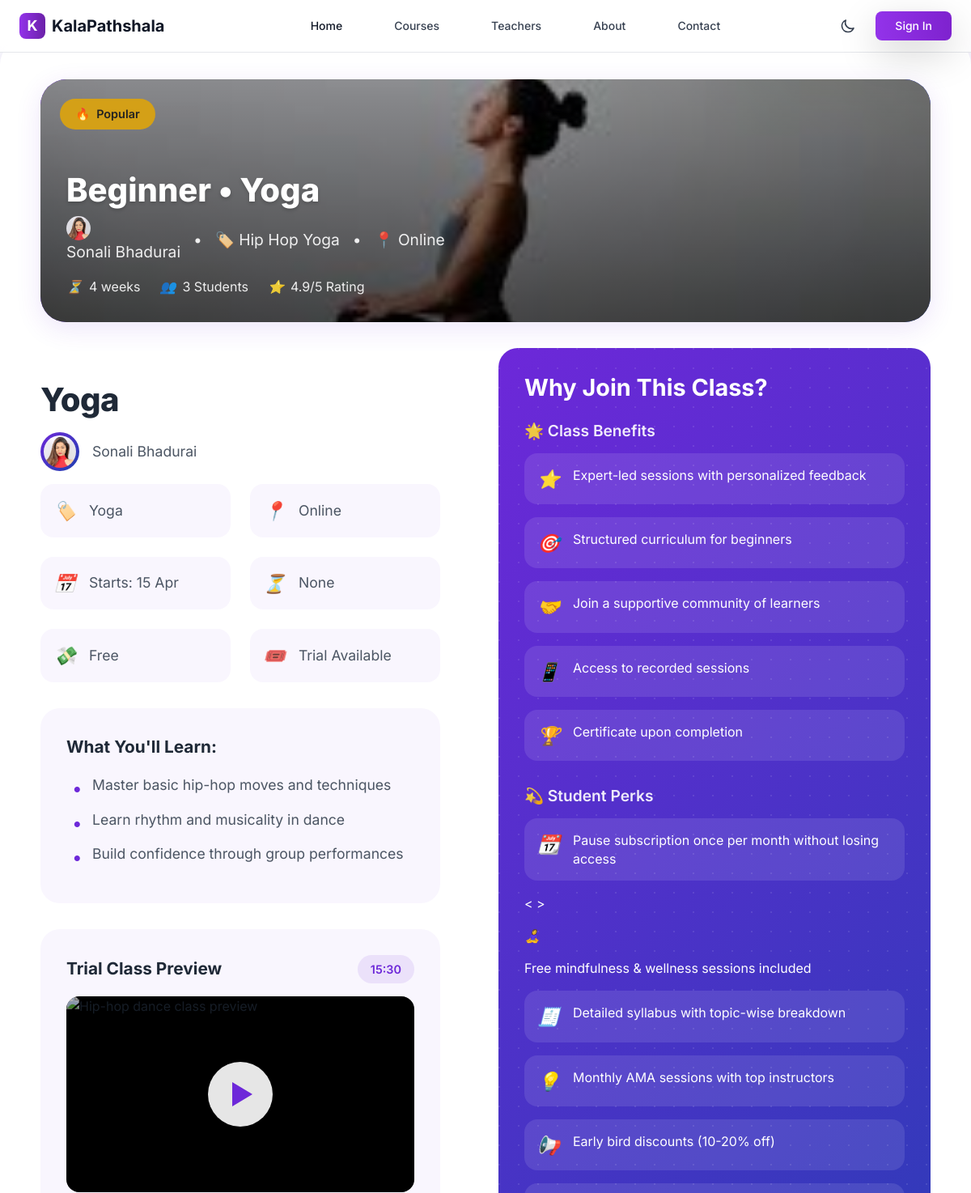
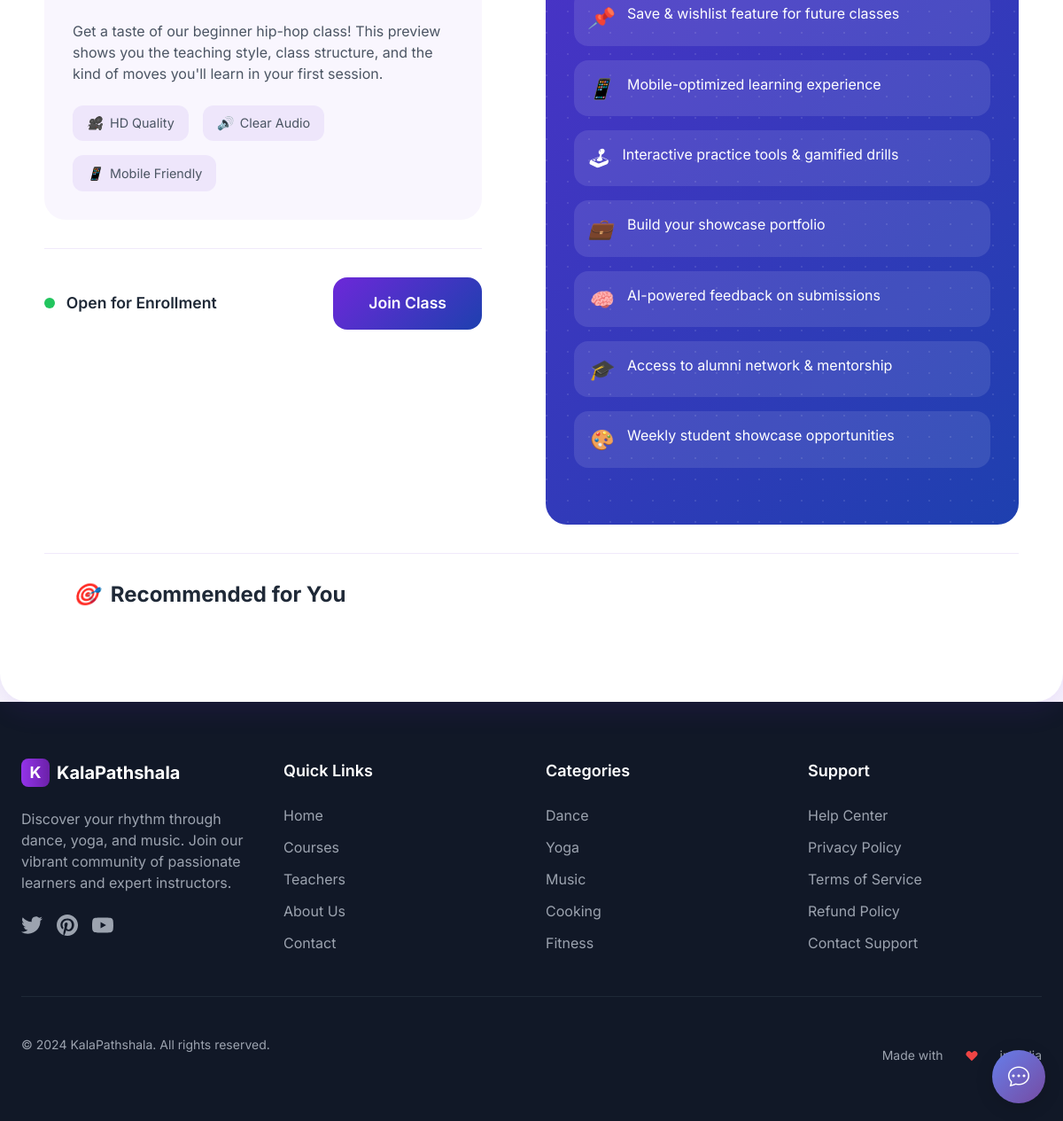
The page /courses/yoga/ on the database its author committed (2 pictures, top to bottom).
### course/models.py (models this page shows, shortened)
class Course(models.Model):
    level_choice = (('Beginner','Beginner'),('Intermediate','Intermediate'),('Advance','Advance'))
    teacher = models.ForeignKey('account.Teacher', on_delete=models.CASCADE, related_name='courses')
    title = models.CharField(max_length=100)
    slug = models.SlugField(unique=True, null=True, blank=True)
    uid = models.UUIDField(default=uuid.uuid4, editable=False, unique=True)
    description = models.TextField()
    image = models.ImageField(upload_to='courses/')
    category = models.ForeignKey(CourseCategory, on_delete=models.CASCADE, related_name='courses')
    subcategory = models.ForeignKey(CourseSubCategory, on_delete=models.CASCADE, default='Beginner',related_name='courses')
    level = models.CharField(max_length=20, choices=level_choice, null=True, blank=True)
    duration = models.CharField(max_length=30, null=True, blank=True)
    price = models.DecimalField(max_digits=10, decimal_places=2, default=0.00)
    discount_price = models.DecimalField(max_digits=10, decimal_places=2, default=0.00)
    is_active = models.BooleanField(default=True)
    is_free = models.BooleanField(default=False)
    created_at = models.DateTimeField(auto_now_add=True)
    updated_at = models.DateTimeField(auto_now=True)

class CourseSubCategory(models.Model):
    uid = models.UUIDField(default=uuid.uuid4, editable=False, unique=True)
    category = models.ForeignKey(CourseCategory, on_delete=models.CASCADE, related_name='subcategories')
    name = models.CharField(max_length=100)
    slug = models.SlugField(unique=True, null=True, blank=True)
    description = models.TextField(null=True, blank=True)
    image = models.ImageField(upload_to='course_subcategories/', null=True, blank=True)
    created_at = models.DateTimeField(auto_now_add=True)
    updated_at = models.DateTimeField(auto_now=True)

class CourseCategory(models.Model):
    uid = models.UUIDField(default=uuid.uuid4, editable=False, unique=True)
    name = models.CharField(max_length=100)
    image = models.ImageField(upload_to='course_categories/')
    slug = models.SlugField(unique=True, null=True, blank=True)
    description = models.TextField(null=True, blank=True)
    created_at = models.DateTimeField(auto_now_add=True)
    updated_at = models.DateTimeField(auto_now=True)

class Enrollment(models.Model):
    uid = models.UUIDField(default=uuid.uuid4, editable=False, unique=True)
    student = models.ForeignKey('account.Student', on_delete=models.CASCADE, related_name='enrollments')
    course = models.ForeignKey(Course, on_delete=models.CASCADE, related_name='enrollments')
    enrolled_at = models.DateTimeField(auto_now_add=True)

### account/models.py (models this page shows, shortened)
class Teacher(models.Model):
    uid = models.UUIDField(default=uuid.uuid4, editable=False)
    user = models.OneToOneField(User, on_delete=models.CASCADE, related_name='teacher')
    full_name = models.CharField(max_length=100)
    bio = models.TextField(null=True, blank=True)
    image = models.ImageField(upload_to='teachers/', null=True, blank=True)
    phone = models.CharField(max_length=15, null=True, blank=True)
    adhaar_number = models.CharField(max_length=12, null=True, blank=True)
    category = models.ForeignKey(CourseCategory, on_delete=models.SET_NULL, null=True,blank=True)
    subcategory = models.ForeignKey(CourseSubCategory, on_delete=models.SET_NULL, null=True,blank=True)
    website = models.URLField(null=True, blank=True)
    facebook = models.URLField(null=True, blank=True)
    twitter = models.URLField(null=True, blank=True)
    instagram = models.URLField(null=True, blank=True)
    verified = models.BooleanField(default=False)

### course/views.py (the view)
# urls.py: path('<slug>/',views.course_detail,name='course'),
def course_detail(request, slug):
    cour = get_object_or_404(models.Course, slug=slug)
    recomm = models.Course.objects.filter(category=cour.category).exclude(uid=cour.uid)[:4]
    teacher_img = cour.teacher.image.url
    print(teacher_img)
    return render(request,'class-card.html',{'course':cour,'recomms':recomm,'teacher_img':teacher_img})

### templates/class-card.html (shortened to what this page needs)
{% extends "index.html" %}
{% block content %}
{% load review_tag %}
{% load static %}
    <link rel="stylesheet" href="{% static 'styles.css' %}">
    <div class="class-card mt-5">
        <div class="class-thumbnail">
            <img src="{{course.image.url}}"
                 alt="Hip-hop dance class"
                 class="thumbnail-image">
            <div class="thumbnail-badge">
                <span>🔥</span> Popular
            </div>
            <div class="thumbnail-overlay">
                <h1 class="thumbnail-title">{{course.level}} <span>•</span> {{course.title}}</h1>
                <div class="thumbnail-subtitle">
                    <span>{% if teacher_img %}
                        <i><img style='height:30px; width:30px; border-radius:50%;' src="{{ teacher_img }}" alt=""></i>
                        {% endif %} {{course.teacher.full_name}}</span>
                    <span>•</span>
                    <span>🏷️  {{course.subcategory.name}} {{course.category.name}}</span>
                    <span>•</span>
                    <span>📍 Online</span>
                </div>
                <div class="thumbnail-stats">
                    <div class="stat-item">
                        <i>⏳</i>
                        <span>{{ course.duration|default:"4 weeks" }}</span>
                    </div>
                    <div class="stat-item">
                        <i>👥</i>
                        <span>{{ course.enrollments.all|length }} Students</span>
                    </div>
                    <div class="stat-item">
                        <i>⭐</i>
                        <span>4.9/5 Rating</span>
                    </div>
                </div>
            </div>
        </div>
        <div class="class-main">
            <div class="class-header">
                <h1 class="class-title"> {{course.title}}</h1>
                <div class="teacher-info">
                    <div class="teacher-avatar">{% if teacher_img %}
                        <i><img style='height:40px; width:40px; border-radius:50%;' src="{{ teacher_img }}" alt=""></i>
                        {% endif %}</div>
                    <span>{{course.teacher.full_name}}</span>
                </div>
            </div>
            <div class="class-details">
                <div class="detail-item">
                    <i>🏷️</i>
                    <span>{{ course.category.name }}</span>
                </div>
                <div class="detail-item">
                    <i>📍</i>
                    <span>Online</span>
                </div>
                <div class="detail-item">
                    <i>📅</i>
                    <span>Starts: 15 Apr</span>
                </div>
                <div class="detail-item">
                    <i>⏳</i>
                    <span>{{course.duration}}</span>
                </div>
                <div class="detail-item">
                    <i>💸</i>
                    <span>{% if course.is_free or not course.price %}Free{% else %}{{course.price}}{% endif %}</span>
                </div>
                <div class="detail-item">
                    <i>🎟️</i>
                    <span>Trial Available</span>
                </div>
            </div>
            <div class="class-description">
                <div class="description-title">What You'll Learn:</div>
                <ul class="description-list">
                    <li>Master basic hip-hop moves and techniques</li>
                    <li>Learn rhythm and musicality in dance</li>
                    <li>Build confidence through group performances</li>
                </ul>
            </div>
            <div class="trial-video-section">
                <div class="video-info">
                    <h3 class="video-title">Trial Class Preview</h3>
                    <span class="video-duration">15:30</span>
                </div>
                <div class="video-container">
                    <div class="video-overlay">
                        <div class="play-button">
                            <div class="play-icon"></div>
                        </div>
                    </div>
                </div>
                <p class="video-description">
                    Get a taste of our beginner hip-hop class! This preview shows you the teaching style,
                    class structure, and the kind of moves you'll learn in your first session.
                </p>
                <div class="video-features">
                    <div class="video-feature">
                        <i>🎥</i>
                        <span>HD Quality</span>
                    </div>
                    <div class="video-feature">
                        <i>🔊</i>
                        <span>Clear Audio</span>
                    </div>
                    <div class="video-feature">
                        <i>📱</i>
                        <span>Mobile Friendly</span>
                    </div>
                </div>
            </div>
            <div class="class-footer">
                <div class="enrollment-status">
                    <div class="status-dot"></div>
                    <span>Open for Enrollment</span>
                </div>
                {% if user.is_authenticated %}
                    {% if course|enrolled:user %}
                        {% if course.latest_vdo_url %}
                            <a href='{% url "redirect_continue_video" course.uid %}' class="join-button">View</a>
                        {% else %}
                            <a href='{% url "student_dashboard" %}' class="join-button">View</a>
                        {% endif %}
                    {% else %}
                        <a href='{% url "makepayment" course.uid  %}' class="join-button">Join Class</a>
                    {% endif %}
                {% else %}
                <a href='{% url "login"  %}' class="join-button">Join Class</a>
                {% endif %}
            </div>
        </div>
        <div class="class-sidebar">
            <div class="sidebar-pattern"></div>
            <div class="sidebar-content">
                <h2 class="sidebar-title">Why Join This Class?</h2>
                <div class="sidebar-section">
                    <h3 class="sidebar-section-title">🌟 Class Benefits</h3>
                    <ul class="sidebar-features">
                        <li>
                            <i>⭐</i>
                            <span>Expert-led sessions with personalized feedback</span>
                        </li>
                        <li>
                            <i>🎯</i>
                            <span>Structured curriculum for beginners</span>
                        </li>
                        <li>
                            <i>🤝</i>
                            <span>Join a supportive community of learners</span>
                        </li>
                        <li>
                            <i>📱</i>
                            <span>Access to recorded sessions</span>
                        </li>
                        <li>
                            <i>🏆</i>
                            <span>Certificate upon completion</span>
                        </li>
                    </ul>
                </div>
                <div class="sidebar-section">
                    <h3 class="sidebar-section-title">💫 Student Perks</h3>
                    <ul class="sidebar-features">
                        <li>
                            <i>📆</i>
                            <span>Pause subscription once per month without losing access</span>
                        </li>
                        <   >
                            <i>🧘‍♀️</i>
                            <span>Free mindfulness & wellness sessions included</span>
                        <li>
                            <i>🧾</i>
                            <span>Detailed syllabus with topic-wise breakdown</span>
                        </li>
                        <li>
                            <i>💡</i>
                            <span>Monthly AMA sessions with top instructors</span>
                        </li>
                        <li>
                            <i>📢</i>
                            <span>Early bird discounts (10-20% off)</span>
                        </li>
                        <li>
                            <i>📌</i>
                            <span>Save & wishlist feature for future classes</span>
                        </li>
                        <li>
                            <i>📱</i>
                            <span>Mobile-optimized learning experience</span>
                        </li>
                        <li>
                            <i>🕹</i>
                            <span>Interactive practice tools & gamified drills</span>
                        </li>
                        <li>
                            <i>💼</i>
                            <span>Build your showcase portfolio</span>
                        </li>
                        <li>
                            <i>🧠</i>
                            <span>AI-powered feedback on submissions</span>
                        </li>
                        <li>
                            <i>🎓</i>
                            <span>Access to alumni network & mentorship</span>
                        </li>
                        <li>
                            <i>🎨</i>
                            <span>Weekly student showcase opportunities</span>
                        </li>
                    </ul>
                </div>
            </div>
        </div>
        <div class="recommended-section">
            <h2 class="section-title">
                <i>🎯</i>
                Recommended for You
            </h2>
        </div>
    </div>
{% endblock content %}

### static/css/styles.css (style rules this page uses)
:root { --primary-purple: #6D28D9; --primary-blue: #1E40AF; --accent-gold: #D4A017; --text-primary: #1F2937; --text-secondary: #4B5563; --bg-primary: #F9FAFB; --bg-secondary: #F3F4F6; --glass-bg: rgba(255, 255, 255, 0.1); --glass-border: rgba(255, 255, 255, 0.2); --shadow-sm: 0 2px 4px rgba(109, 40, 217, 0.05); --shadow-md: 0 4px 6px rgba(109, 40, 217, 0.1); --shadow-lg: 0 10px 15px rgba(109, 40, 217, 0.1); --gradient-purple: linear-gradient(135deg, var(--primary-purple) 0%, var(--primary-blue) 100%); --card-bg: rgba(255, 255, 255, 0.9); --shadow-color: rgba(109, 40, 217, 0.1); }
* { margin: 0; padding: 0; box-sizing: border-box; }
html { scroll-behavior: smooth; }
body { margin: 0; padding: 0; font-family: 'Inter', sans-serif; background: linear-gradient(135deg, var(--bg-primary) 0%, rgba(109, 40, 217, 0.05) 100%); color: var(--text-primary); line-height: 1.5; transition: background-color 0.3s ease, color 0.3s ease; position: relative; overflow-x: hidden; }
.section-title { font-size: 2.5rem; color: var(--text-primary); margin-bottom: 1rem; text-align: center; position: relative; z-index: 2; }

### templates/index.html (style rules this page uses)
:root { --violet: #6D29B3; --peach: #FFD6AB; --off-white: #FAF6F3; --charcoal: #22212C; --gold: #FFD700; --violet-light: #8B5FBF; --violet-dark: #4A1A66; --peach-light: #FFE4C4; --charcoal-light: #3A3947; }
html { scroll-behavior: smooth; }
body { font-family: 'Inter', -apple-system, BlinkMacSystemFont, sans-serif; background-color: var(--off-white); color: var(--charcoal); line-height: 1.6; }

### rows shown on the page
Course: image (picture), level "Beginner", title "Yoga", teacher.full_name "Sonali Bhadurai", subcategory.name "Hip Hop", category.name "Yoga", duration "4 weeks", enrollments.all|length "3", duration "None"
